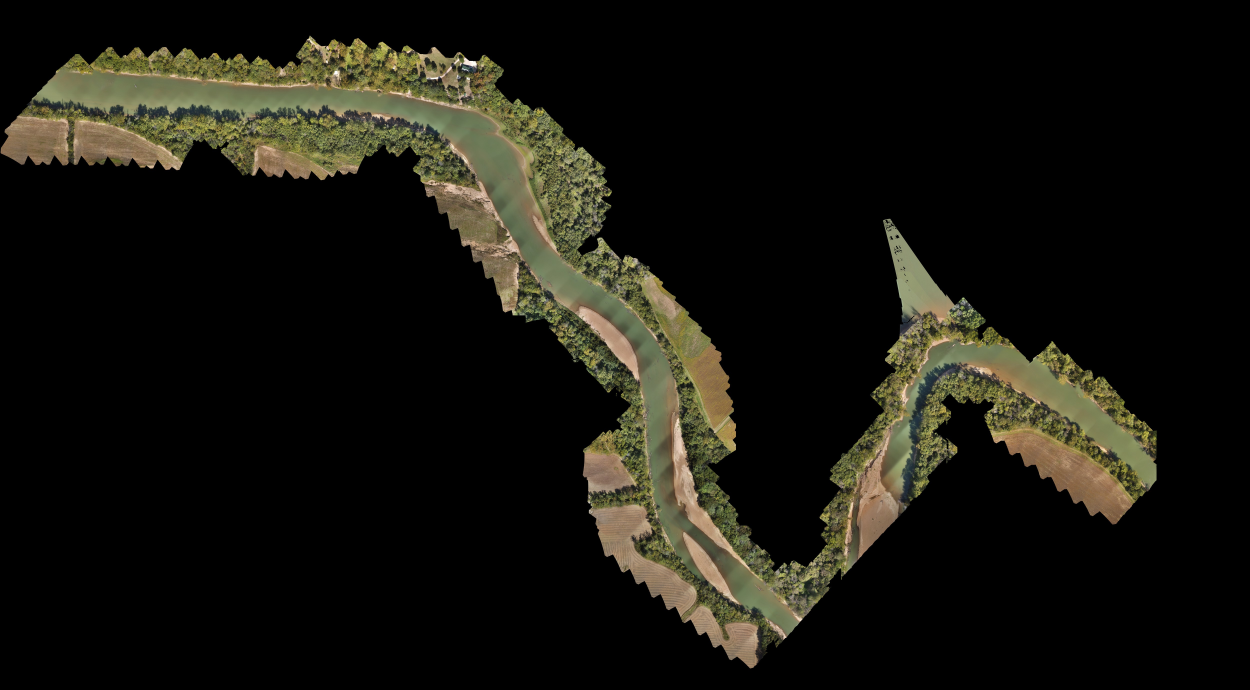
#> input picture test_data/10-9-1sthalf_transparent_mosaic_group1/10-9-1sthalf_transparent_mosaic_group1_stitched_full_downscaled_1to6.jpg, 5000 x 2758 px, given in place of c3_pro_10_2_2023_transparent_mosaic_group1_stitched_full.jpg, which was not available (shown at 1/4 size)
$ python gt_prediction_visual.py
#> lines starting #> are read from the running program, lines starting #| are printed output that depends on the picture; after the words box and inside, x2 and y2 are one past the last pixel; in counts of white or black regions, pixels touching at a corner belong together; pictures that were not available may be replaced by others from this repository, and a replacement may not be noted
import os
import numpy as np
from PIL import Image
import argparse
Image.MAX_IMAGE_PIXELS = None
# Define color mapping for each class
colors = {
    0: (0, 255, 0),       # Green
    1: (255, 105, 180),   # Pink
    2: (255, 165, 0),     # Orange
    3: (255, 0, 0),       # Red
    4: (255, 255, 0),     # Yellow
    5: (0, 0, 255),       # Blue
    6: (128, 128, 128),   # Gray
}

def process_images(original_image_path, mask_path, pred_mask_path, output_gt_image_path, output_pred_image_path):
    # Load the original image, ground truth mask, and predicted mask
    original_image = Image.open(original_image_path).convert('RGB')
#> original_image is the input picture: PIL image 5000x2758 RGB; mean R, G, B 23.4, 22.2, 15.3
    gt_mask = Image.open(mask_path).convert('L')
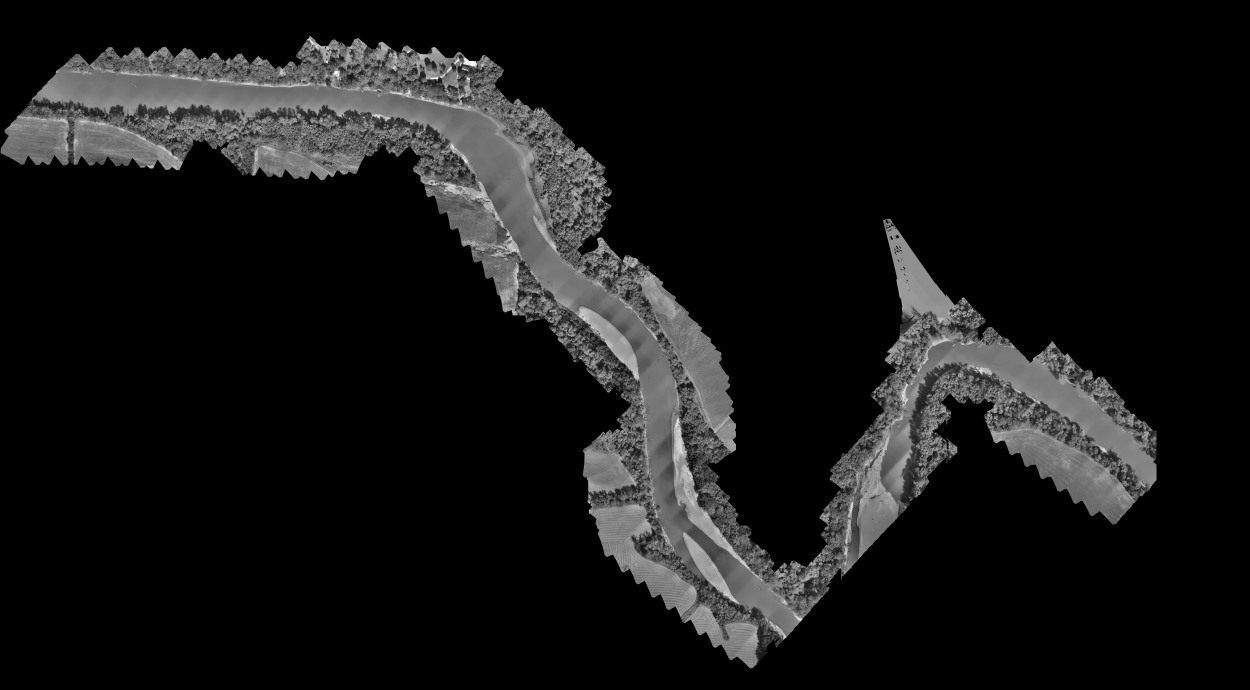
#> gt_mask: PIL image 5000x2758 L (shown at 1/4 size); min 0, max 255, mean 21.8
    pred_mask = Image.open(pred_mask_path).convert('L')

    # Convert to numpy arrays
    original_image_array = np.array(original_image)
    gt_mask_array = np.array(gt_mask)
    pred_mask_array = np.array(pred_mask)

    # Ignore white area (255) in ground truth mask
    valid_mask = gt_mask_array != 255
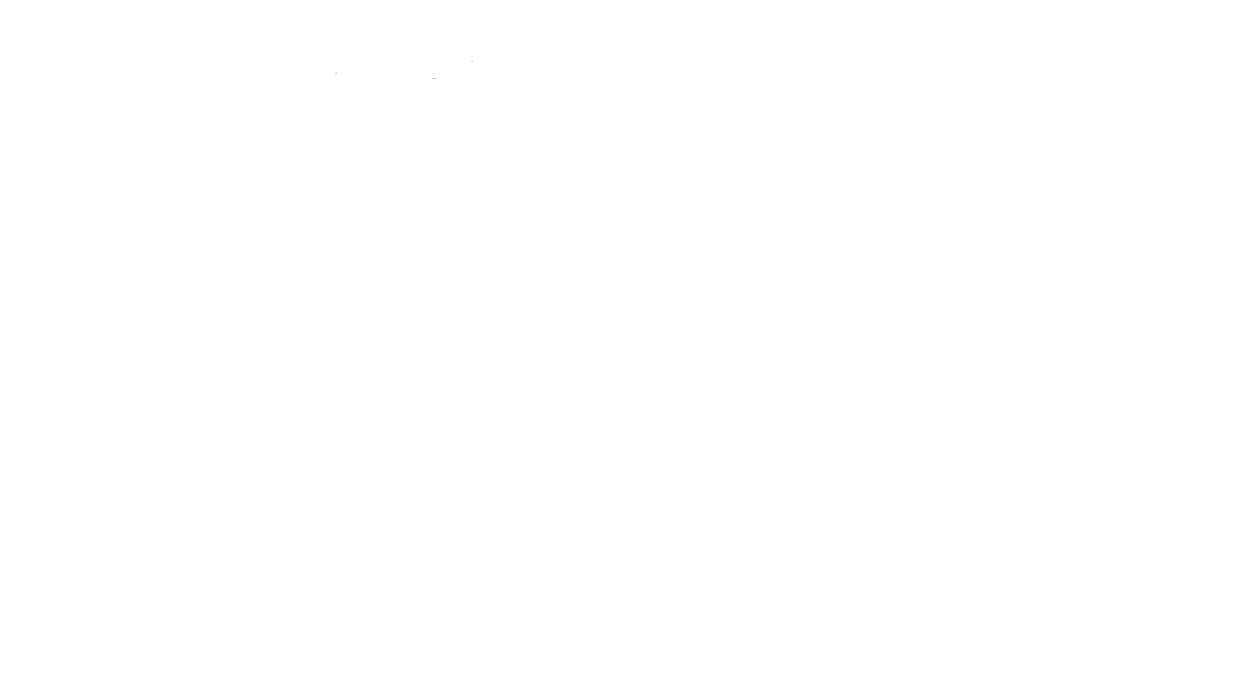
#> valid_mask: shape (2758, 5000) bool (shown at 1/4 size); 100% white; black in thin lines or dots, all inside (x1, y1, x2, y2) = (1341, 244, 1891, 316)

    # Create a copy of the original image for both the ground truth and prediction overlays
    gt_overlay_image = original_image_array.copy()
    pred_overlay_image = original_image_array.copy()

    # Apply colors to ground truth mask
    for value, color in colors.items():
        mask_area = (gt_mask_array == value) & valid_mask
        gt_overlay_image[mask_area] = (0.5 * gt_overlay_image[mask_area] + 0.5 * np.array(color)).astype(np.uint8)
#> this loop made 7 passes
#> pass 1, in process_images, `mask_area = (gt_mask_array == value) & valid_mask`:
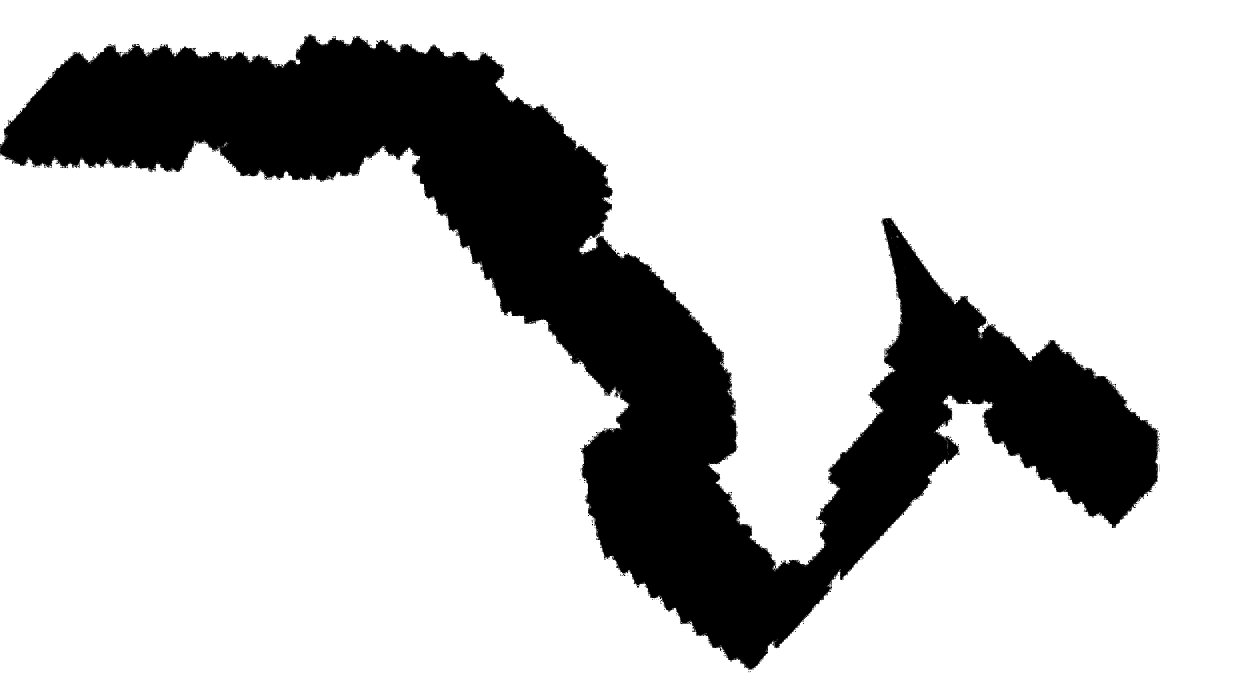
#> mask_area: shape (2758, 5000) bool (shown at 1/4 size); 79.4% white; 1303 black regions (1234 under 20 px), largest, box (x1, y1, x2, y2) and area: (0, 136, 4636, 2681) 2832825, (2548, 2342, 2556, 2352) 51, (2468, 1010, 2480, 1017) 48
#> pass 3, in process_images, `mask_area = (gt_mask_array == value) & valid_mask`:
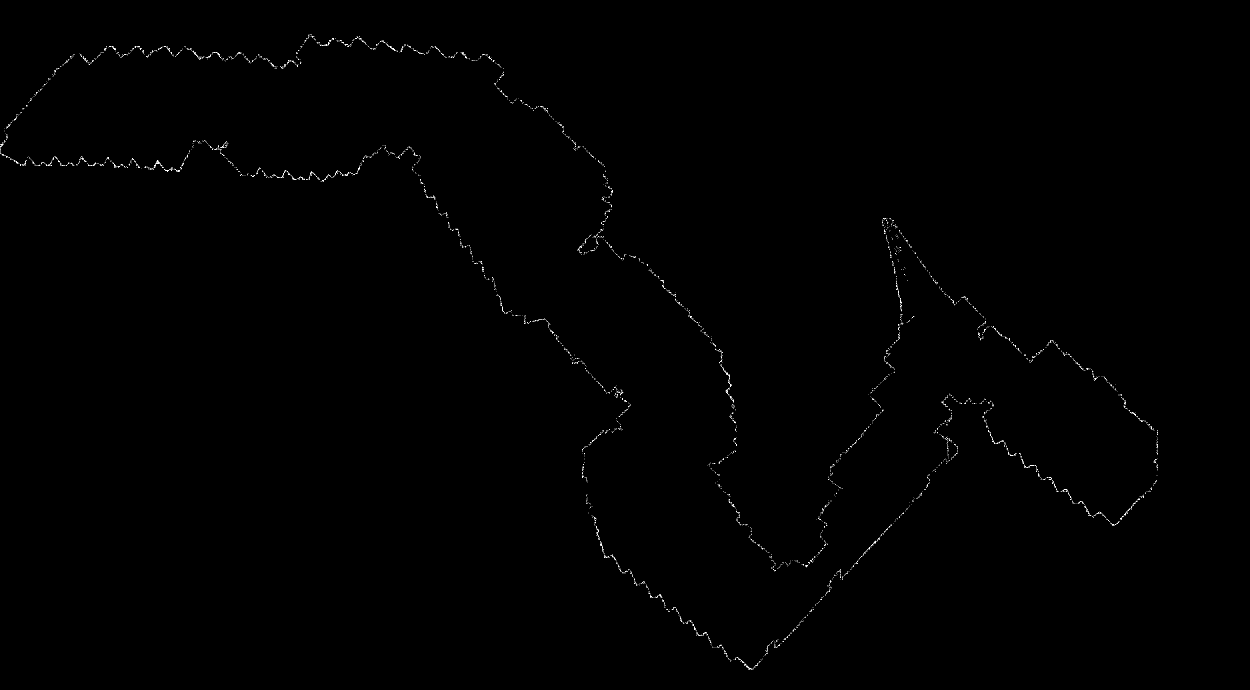
#> mask_area: shape (2758, 5000) bool (shown at 1/4 size); 0.1% white in thin lines or dots, all inside (x1, y1, x2, y2) = (0, 136, 4632, 2680)
#> after the loop:
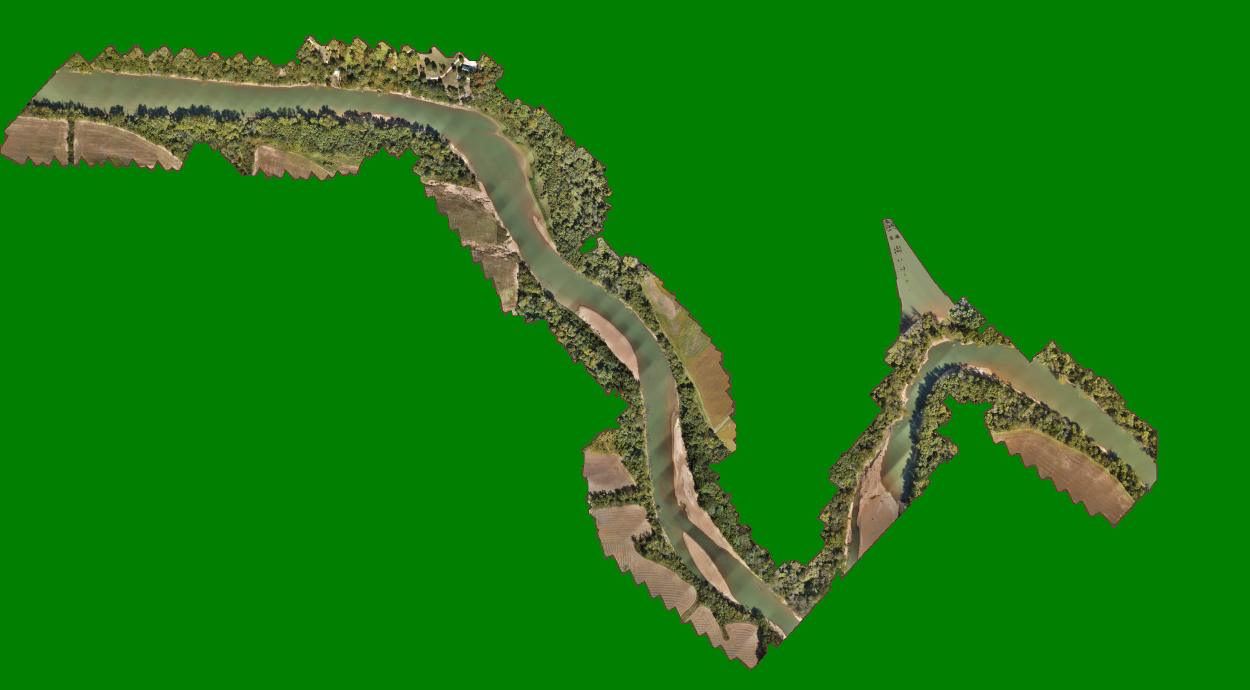
#> gt_overlay_image: shape (2758, 5000, 3) (shown at 1/4 size); mean R, G, B 24.2, 123.4, 15.7

    # Apply colors to prediction mask
    for value, color in colors.items():
        mask_area = (pred_mask_array == value) & valid_mask
        pred_overlay_image[mask_area] = (0.5 * pred_overlay_image[mask_area] + 0.5 * np.array(color)).astype(np.uint8)

    # Convert back to images
    gt_overlay_image = Image.fromarray(gt_overlay_image)
    pred_overlay_image = Image.fromarray(pred_overlay_image)

    # Save the generated images
    gt_overlay_image.save(output_gt_image_path)
    pred_overlay_image.save(output_pred_image_path)

def process_folder(input_folder):
    # Loop through all .png masks in the folder
    for mask_file in os.listdir(input_folder):
        if mask_file.endswith(".png"):
            mask_name = os.path.splitext(mask_file)[0]
            mask_path = os.path.join(input_folder, mask_file)

            # Corresponding original image (.jpg)
            original_image_path = os.path.join(input_folder, f"{mask_name}.jpg")

            # Corresponding folder for prediction and output
            pred_folder = os.path.join(input_folder, mask_name)
            pred_mask_path = os.path.join(pred_folder, "adjust_SAM.png")

            # Output file paths for generated images
            output_gt_image_path = os.path.join(pred_folder, f"{mask_name}_gt_overlay.jpg")
            output_pred_image_path = os.path.join(pred_folder, f"{mask_name}_pred_overlay_semantic_org_adjust_sam_step4.jpg")

            # Process images and generate overlays
            if os.path.exists(original_image_path) and os.path.exists(pred_mask_path):
                process_images(original_image_path, mask_path, pred_mask_path, output_gt_image_path, output_pred_image_path)
            else:
                print(f"Original image or prediction mask missing for {mask_name}")

# [10 lines of commented-out code are left out]
process_images(
    "/media/zzd/hrhsr/backup/Documents/img_seg/River/data/data_2023_mavic_p4/p4/test_data_1/mavic3_pro_10_2_2023_transparent_mosaic_group1_stitched_full.jpg",
    "/media/zzd/hrhsr/backup/Documents/img_seg/River/data/data_2023_mavic_p4/p4/test_data_1/mavic3_pro_10_2_2023_transparent_mosaic_group1_stitched_full.png",
    "/media/zzd/hrhsr/backup/Documents/img_seg/River/data/data_2023_mavic_p4/p4/test_data_1/mavic3_pro_10_2_2023_transparent_mosaic_group1_stitched_full.png",
    "/media/zzd/hrhsr/backup/Documents/img_seg/River/data/data_2023_mavic_p4/p4/test_data_1/mavic3_pro_10_2_2023_transparent_mosaic_group1_stitched_full_gt.jpg",
    "/media/zzd/hrhsr/backup/Documents/img_seg/River/data/data_2023_mavic_p4/p4/test_data_1/mavic3_pro_10_2_2023_transparent_mosaic_group1_stitched_full_gt1.jpg")
